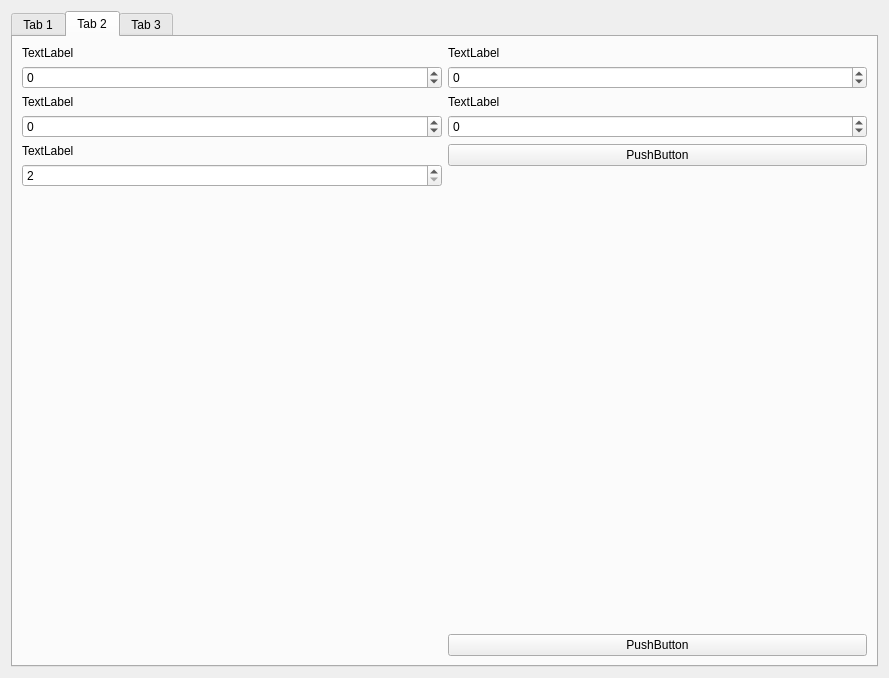
<?xml version="1.0" encoding="UTF-8"?>
<ui version="4.0">
 <class>Form</class>
 <widget class="QWidget" name="Form">
  <property name="geometry">
   <rect>
    <x>0</x>
    <y>0</y>
    <width>889</width>
    <height>678</height>
   </rect>
  </property>
  <property name="windowTitle">
   <string>Form</string>
  </property>
  <layout class="QGridLayout" name="gridLayout">
   <item row="0" column="0">
    <widget class="QTabWidget" name="draw_tabs">
     <property name="minimumSize">
      <size>
       <width>210</width>
       <height>0</height>
      </size>
     </property>
     <property name="cursor">
      <cursorShape>IBeamCursor</cursorShape>
     </property>
     <property name="currentIndex">
      <number>1</number>
     </property>
     <widget class="QWidget" name="point_tab">
      <attribute name="title">
       <string>Tab 1</string>
      </attribute>
      <layout class="QGridLayout" name="gridLayout_3">
       <item row="0" column="0">
        <layout class="QVBoxLayout" name="left_point_pane">
         <item>
          <widget class="QLabel" name="x_point_label">
           <property name="text">
            <string>TextLabel</string>
           </property>
          </widget>
         </item>
         <item>
          <widget class="QSpinBox" name="x_point_input">
           <property name="minimum">
            <number>-10000</number>
           </property>
           <property name="maximum">
            <number>10000</number>
           </property>
          </widget>
         </item>
         <item>
          <spacer name="verticalSpacer">
           <property name="orientation">
            <enum>Qt::Vertical</enum>
           </property>
           <property name="sizeHint" stdset="0">
            <size>
             <width>20</width>
             <height>0</height>
            </size>
           </property>
          </spacer>
         </item>
        </layout>
       </item>
       <item row="0" column="1">
        <layout class="QVBoxLayout" name="right_point_pane">
         <item>
          <widget class="QLabel" name="y_point_label">
           <property name="text">
            <string>TextLabel</string>
           </property>
          </widget>
         </item>
         <item>
          <widget class="QSpinBox" name="y_point_input">
           <property name="minimum">
            <number>-10000</number>
           </property>
           <property name="maximum">
            <number>10000</number>
           </property>
          </widget>
         </item>
         <item>
          <widget class="QPushButton" name="draw_point_button">
           <property name="text">
            <string>PushButton</string>
           </property>
          </widget>
         </item>
         <item>
          <spacer name="verticalSpacer_2">
           <property name="orientation">
            <enum>Qt::Vertical</enum>
           </property>
           <property name="sizeHint" stdset="0">
            <size>
             <width>20</width>
             <height>0</height>
            </size>
           </property>
          </spacer>
         </item>
         <item>
          <widget class="QPushButton" name="add_point_button">
           <property name="text">
            <string>PushButton</string>
           </property>
          </widget>
         </item>
        </layout>
       </item>
      </layout>
     </widget>
     <widget class="QWidget" name="line_tab">
      <attribute name="title">
       <string>Tab 2</string>
      </attribute>
      <layout class="QGridLayout" name="gridLayout_4">
       <item row="0" column="0">
        <layout class="QVBoxLayout" name="left_line_pane">
         <item>
          <widget class="QLabel" name="x_start_line_label">
           <property name="text">
            <string>TextLabel</string>
           </property>
          </widget>
         </item>
         <item>
          <widget class="QSpinBox" name="x_start_line_input">
           <property name="minimum">
            <number>-10000</number>
           </property>
           <property name="maximum">
            <number>10000</number>
           </property>
          </widget>
         </item>
         <item>
          <widget class="QLabel" name="x_end_line_label">
           <property name="text">
            <string>TextLabel</string>
           </property>
          </widget>
         </item>
         <item>
          <widget class="QSpinBox" name="x_end_line_input">
           <property name="minimum">
            <number>-10000</number>
           </property>
           <property name="maximum">
            <number>10000</number>
           </property>
          </widget>
         </item>
         <item>
          <widget class="QLabel" name="lines_steps_label">
           <property name="text">
            <string>TextLabel</string>
           </property>
          </widget>
         </item>
         <item>
          <widget class="QSpinBox" name="lines_steps_input">
           <property name="minimum">
            <number>2</number>
           </property>
           <property name="maximum">
            <number>10000000</number>
           </property>
          </widget>
         </item>
         <item>
          <spacer name="verticalSpacer_3">
           <property name="orientation">
            <enum>Qt::Vertical</enum>
           </property>
           <property name="sizeHint" stdset="0">
            <size>
             <width>20</width>
             <height>0</height>
            </size>
           </property>
          </spacer>
         </item>
        </layout>
       </item>
       <item row="0" column="1">
        <layout class="QVBoxLayout" name="right_line_pane">
         <item>
          <widget class="QLabel" name="y_start_line_label">
           <property name="text">
            <string>TextLabel</string>
           </property>
          </widget>
         </item>
         <item>
          <widget class="QSpinBox" name="y_start_line_input">
           <property name="minimum">
            <number>-10000</number>
           </property>
           <property name="maximum">
            <number>10000</number>
           </property>
          </widget>
         </item>
         <item>
          <widget class="QLabel" name="y_end_line_label">
           <property name="text">
            <string>TextLabel</string>
           </property>
          </widget>
         </item>
         <item>
          <widget class="QSpinBox" name="y_end_line_input">
           <property name="minimum">
            <number>-10000</number>
           </property>
           <property name="maximum">
            <number>10000</number>
           </property>
          </widget>
         </item>
         <item>
          <widget class="QPushButton" name="draw_line_button">
           <property name="text">
            <string>PushButton</string>
           </property>
          </widget>
         </item>
         <item>
          <spacer name="verticalSpacer_4">
           <property name="orientation">
            <enum>Qt::Vertical</enum>
           </property>
           <property name="sizeHint" stdset="0">
            <size>
             <width>20</width>
             <height>0</height>
            </size>
           </property>
          </spacer>
         </item>
         <item>
          <widget class="QPushButton" name="add_line_button">
           <property name="text">
            <string>PushButton</string>
           </property>
          </widget>
         </item>
        </layout>
       </item>
      </layout>
     </widget>
     <widget class="QWidget" name="rectangle_tab">
      <attribute name="title">
       <string>Tab 3</string>
      </attribute>
      <layout class="QGridLayout" name="gridLayout_2">
       <item row="0" column="0">
        <layout class="QVBoxLayout" name="left_rect_pane">
         <item>
          <widget class="QLabel" name="x_start_rect_label">
           <property name="text">
            <string>TextLabel</string>
           </property>
          </widget>
         </item>
         <item>
          <widget class="QSpinBox" name="x_start_rect_input">
           <property name="minimum">
            <number>-10000</number>
           </property>
           <property name="maximum">
            <number>10000</number>
           </property>
          </widget>
         </item>
         <item>
          <widget class="QLabel" name="x_end_rect_label">
           <property name="text">
            <string>TextLabel</string>
           </property>
          </widget>
         </item>
         <item>
          <widget class="QSpinBox" name="x_end_rect_input">
           <property name="minimum">
            <number>-10000</number>
           </property>
           <property name="maximum">
            <number>10000</number>
           </property>
          </widget>
         </item>
         <item>
          <widget class="QLabel" name="x_steps_label">
           <property name="text">
            <string>TextLabel</string>
           </property>
          </widget>
         </item>
         <item>
          <widget class="QSpinBox" name="x_steps_input">
           <property name="minimum">
            <number>2</number>
           </property>
           <property name="maximum">
            <number>1000</number>
           </property>
          </widget>
         </item>
         <item>
          <spacer name="verticalSpacer_5">
           <property name="orientation">
            <enum>Qt::Vertical</enum>
           </property>
           <property name="sizeHint" stdset="0">
            <size>
             <width>20</width>
             <height>0</height>
            </size>
           </property>
          </spacer>
         </item>
        </layout>
       </item>
       <item row="0" column="1">
        <layout class="QVBoxLayout" name="right_rect_pane">
         <item>
          <widget class="QLabel" name="y_start_rect_label">
           <property name="text">
            <string>TextLabel</string>
           </property>
          </widget>
         </item>
         <item>
          <widget class="QSpinBox" name="y_start_rect_input">
           <property name="minimum">
            <number>-10000</number>
           </property>
           <property name="maximum">
            <number>10000</number>
           </property>
          </widget>
         </item>
         <item>
          <widget class="QLabel" name="y_end_rect_label">
           <property name="text">
            <string>TextLabel</string>
           </property>
          </widget>
         </item>
         <item>
          <widget class="QSpinBox" name="y_end_rect_input">
           <property name="minimum">
            <number>-10000</number>
           </property>
           <property name="maximum">
            <number>10000</number>
           </property>
          </widget>
         </item>
         <item>
          <widget class="QLabel" name="y_steps_label">
           <property name="text">
            <string>TextLabel</string>
           </property>
          </widget>
         </item>
         <item>
          <widget class="QSpinBox" name="y_steps_input">
           <property name="minimum">
            <number>2</number>
           </property>
           <property name="maximum">
            <number>1000</number>
           </property>
          </widget>
         </item>
         <item>
          <widget class="QPushButton" name="draw_rect_button">
           <property name="text">
            <string>PushButton</string>
           </property>
          </widget>
         </item>
         <item>
          <spacer name="verticalSpacer_6">
           <property name="orientation">
            <enum>Qt::Vertical</enum>
           </property>
           <property name="sizeHint" stdset="0">
            <size>
             <width>20</width>
             <height>0</height>
            </size>
           </property>
          </spacer>
         </item>
         <item>
          <widget class="QPushButton" name="add_rect_button">
           <property name="text">
            <string>PushButton</string>
           </property>
          </widget>
         </item>
        </layout>
       </item>
      </layout>
     </widget>
    </widget>
   </item>
  </layout>
 </widget>
 <resources/>
 <connections/>
</ui>
